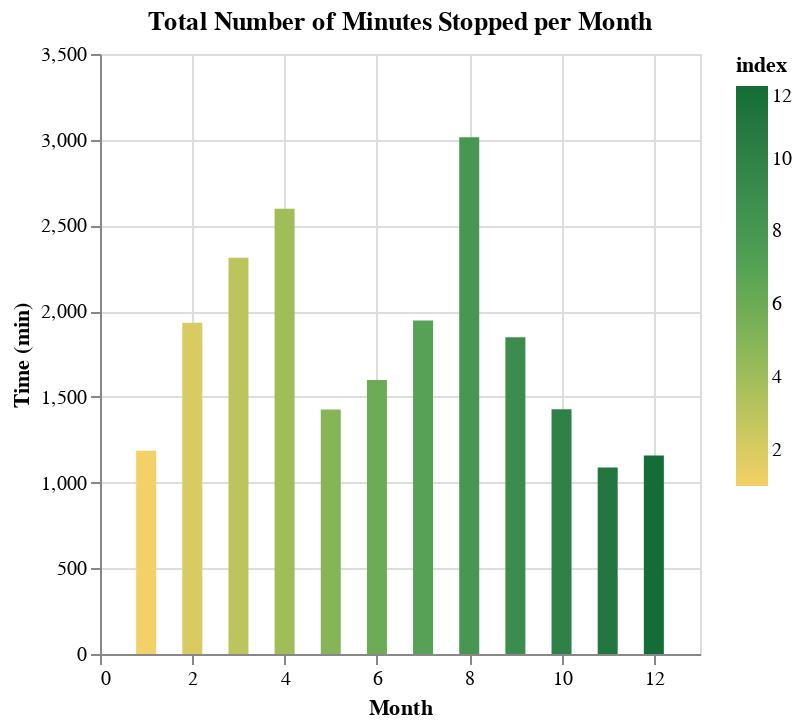

Notebook cell for this chart:
### Markdown cell above
## Visualizations

### Code cell
base = alt.Chart(newDF1).mark_bar(color='red',size=10).encode(
    x=alt.X('index',title='Month'),
    y=alt.Y('totMins',title='Time (min)'),
    color= alt.Color('index', scale=alt.Scale(scheme='goldgreen')),
    tooltip = ["totF","totM"]
).properties(
     title={
    "text": ["Total Number of Minutes Stopped per Month"]},
     width=300,
     height=300
)

base
#base.save('Minutes.html')

### Figure 1 — Vega-Lite specification as saved in the notebook (floating-point values rounded to 4 significant figures)
{"config": {"view": {"continuousWidth": 400, "continuousHeight": 300}}, "data": {"name": "data-0f87c62640e0360276517d3950a35f4c"}, "mark": {"type": "bar", "color": "red", "size": 10}, "encoding": {"color": {"type": "quantitative", "field": "index", "scale": {"scheme": "goldgreen"}}, "tooltip": [{"type": "quantitative", "field": "totF"}, {"type": "quantitative", "field": "totM"}], "x": {"type": "quantitative", "field": "index", "title": "Month"}, "y": {"type": "quantitative", "field": "totMins", "title": "Time (min)"}}, "height": 300, "title": {"text": ["Total Number of Minutes Stopped per Month"]}, "width": 300, "$schema": "https://vega.github.io/schema/vega-lite/v4.8.1.json", "datasets": {"data-0f87c62640e0360276517d3950a35f4c": [{"index": 1, "totMins": 1185.0, "totF": 32, "totM": 77}, {"index": 2, "totMins": 1933.0, "totF": 67, "totM": 114}, {"index": 3, "totMins": 2311.0, "totF": 65, "totM": 136}, {"index": 4, "totMins": 2597.0, "totF": 70, "totM": 138}, {"index": 5, "totMins": 1426.0, "totF": 39, "totM": 82}, {"index": 6, "totMins": 1598.0, "totF": 44, "totM": 121}, {"index": 7, "totMins": 1945.0, "totF": 51, "totM": 110}, {"index": 8, "totMins": 3014.0, "totF": 64, "totM": 131}, {"index": 9, "totMins": 1847.0, "totF": 53, "totM": 117}, {"index": 10, "totMins": 1428.0, "totF": 47, "totM": 82}, {"index": 11, "totMins": 1088.0, "totF": 24, "totM": 73}, {"index": 12, "totMins": 1158.0, "totF": 51, "totM": 57}]}}
